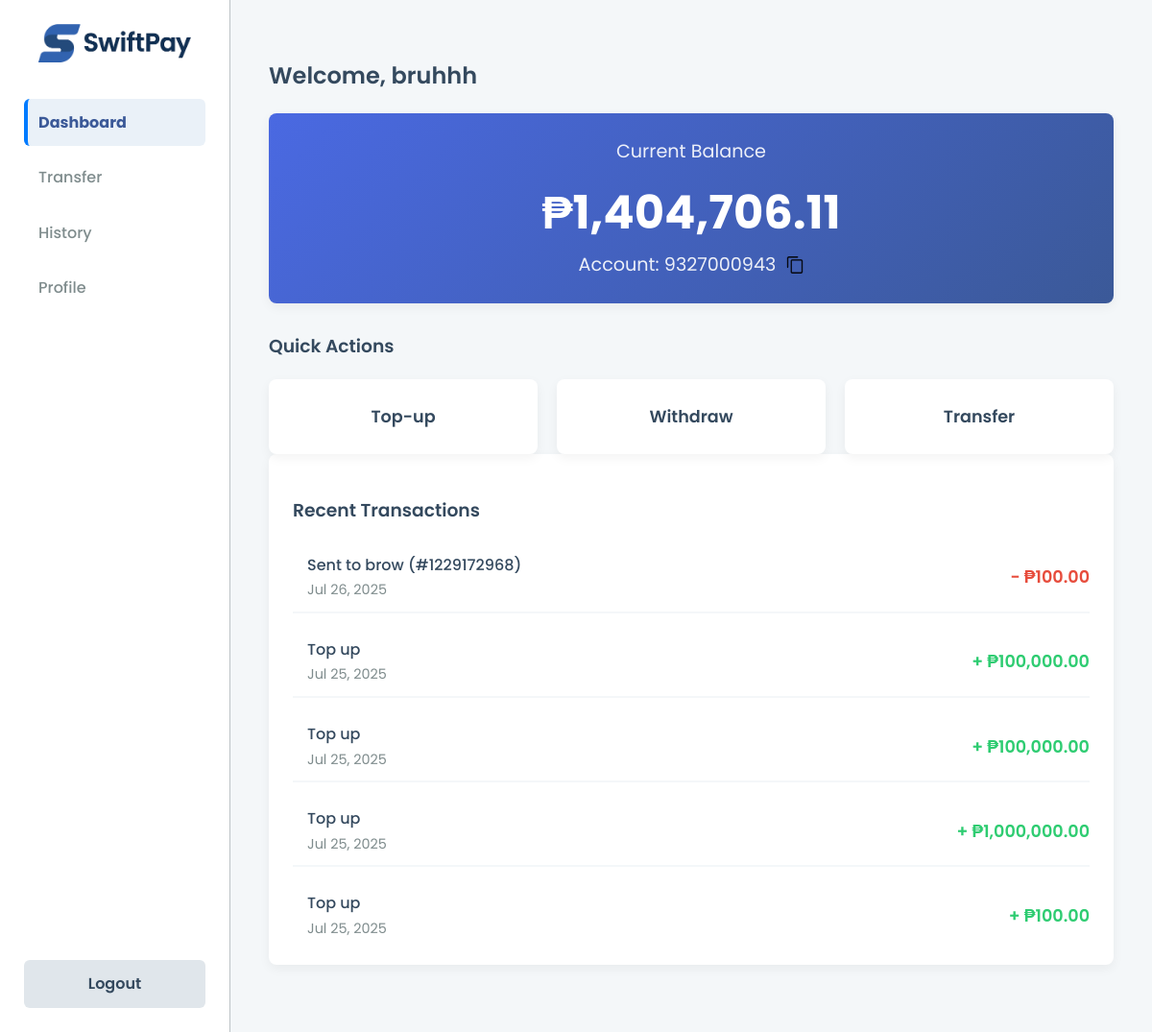
The app's page /dashboard.php (signed in) with its own data.
### tables this page shows
CREATE TABLE `users` (
  `user_id` int(11) NOT NULL,
  `full_name` varchar(100) DEFAULT NULL,
  `email` varchar(100) DEFAULT NULL,
  `password` varchar(255) DEFAULT NULL,
  `account_number` varchar(20) DEFAULT NULL,
  `balance` decimal(10,2) DEFAULT 0.00,
  `avatar` varchar(255) DEFAULT 'default.png',
  `status` enum('active','deactivated') DEFAULT 'active',
  `deleted_at` datetime DEFAULT NULL,
  `created_at` timestamp NOT NULL DEFAULT current_timestamp()
);

CREATE TABLE `transactions` (
  `transaction_id` int(11) NOT NULL,
  `user_id` int(11) NOT NULL,
  `transaction_type` varchar(255) DEFAULT NULL,
  `amount` decimal(10,2) NOT NULL,
  `related_user_id` int(11) DEFAULT NULL,
  `created_at` timestamp NOT NULL DEFAULT current_timestamp()
);

### dashboard.php (the view, shortened to what this page needs)
<?php
include 'connect.php';
$user_id = $_SESSION['user_id'];
$stmt = $conn->prepare("SELECT full_name, account_number, balance FROM users WHERE user_id = ?");
$stmt->bind_param("i", $user_id);
$stmt->execute();
$result = $stmt->get_result();
$user = $result->fetch_assoc();
$full_name = $user['full_name'];
$account_number = $user['account_number'];
$balance = $user['balance'];
$history_stmt = $conn->prepare("
    SELECT t.created_at, t.transaction_type, t.amount, t.user_id,
            u.full_name as related_name, u.account_number as related_acc
    FROM transactions t
    LEFT JOIN users u ON t.related_user_id = u.user_id
    WHERE t.user_id = ? OR t.related_user_id = ?
    ORDER BY t.created_at DESC
    LIMIT 5
");
$history_stmt->bind_param("ii", $user_id, $user_id);
$history_stmt->execute();
$history_result = $history_stmt->get_result();
?>
<!DOCTYPE html>
<html>
<head>
    <link rel="stylesheet" href="styles.css">
</head>
<body>
<div class="app-container">
    <div class="sidebar">
        <div class="logo">
            <a href="dashboard.php">
                <img src="icons/SwiftPay-trimmed.png" alt="SwiftPay Logo">
            </a>
        </div>
        <nav class="sidebar-nav">
            <a href="dashboard.php" class="active">Dashboard</a>
            <a href="transfer.php">Transfer</a>
            <a href="history.php">History</a>
            <a href="profile.php">Profile</a>
        </nav>
        <a href="logout.php" class="btn btn-secondary logout-btn">Logout</a>
    </div>
    <div class="main-content">
        <h2>Welcome, <?= htmlspecialchars($full_name) ?></h2>
        <div class="card balance-card">
            <p>Current Balance</p>
            <h1>₱<?= number_format($balance, 2) ?></h1>
            <p>Account: <?= htmlspecialchars($account_number) ?> <button onclick="copyToClipboard('accNum')" class="icon-button" id="accNumContainer"><span id="accNum" style="display:none;"><?= htmlspecialchars($account_number) ?></span><img src="icons/copy-link-icon.png" alt="Copy" class="copy-icon"></button></p>
        </div>
        <h3>Quick Actions</h3>
        <div class="quick-actions">
            <a href="topup.php" class="action-card">Top-up</a>
            <a href="withdraw.php" class="action-card">Withdraw</a>
            <a href="transfer.php" class="action-card">Transfer</a>
        </div>
        <div class="card">
            <h3>Recent Transactions</h3>
            <div class="recent-transactions-list">
                <?php if ($history_result->num_rows > 0): ?>
                    <?php while ($row = $history_result->fetch_assoc()): ?>
                        <div class="transaction-item">
                            <div class="transaction-details">
                                <span class="transaction-desc">
                                    <?php
                                        if ($row['transaction_type'] === 'transfer') {
                                            if ($row['user_id'] == $user_id) {
                                                echo "Sent to " . htmlspecialchars($row['related_name']) . " (#" . htmlspecialchars($row['related_acc']) . ")";
                                            } else {
                                                echo "Received from " . htmlspecialchars($row['related_name']) . " (#" . htmlspecialchars($row['related_acc']) . ")";
                                            }
                                        } else {
                                            echo ucfirst(str_replace('-', ' ', $row['transaction_type']));
                                        }
                                    ?>
                                </span>
                                <span class="transaction-date"><?= date("M d, Y", strtotime($row['created_at'])) ?></span>
                            </div>
                            <div class="transaction-amount
                                <?php
                                    $is_credit = ($row['transaction_type'] === 'top-up' || ($row['transaction_type'] === 'transfer' && $row['user_id'] != $user_id));
                                    echo $is_credit ? 'amount-credit' : 'amount-debit';
                                ?>">
                                <?= ($is_credit ? '+ ' : '- ') ?>₱<?= number_format($row['amount'], 2) ?>
                            </div>
                        </div>
                    <?php endwhile; ?>
                <?php else: ?>
                    <p>No recent transactions to show.</p>
                <?php endif; ?>
            </div>
        </div>
    </div>
</div>
</body>
</html>

### styles.css (style rules this page uses)
:root { --primary-blue: #3B5998; --primary-blue-dark: #357ABD; --success-green: #2ECC71; --action-red: #E74C3C; --dark-text: #34495E; --secondary-text: #7f8c8d; --border-color: #BDC3C7; --background-light: #F4F7F9; --white: #FFFFFF; --accent-blue: #007BFF; }
body { font-family: 'Poppins', sans-serif; background-color: var(--background-light); color: var(--dark-text); margin: 0; padding: 0; line-height: 1.6; }
h2, h3 { color: var(--dark-text); font-weight: 600; }
a { color: var(--primary-blue); text-decoration: none; }
.app-container { display: flex; min-height: 100vh; }
.sidebar { position: fixed; left: 0; top: 0; height: 100%; box-sizing: border-box; width: 240px; background-color: var(--white); border-right: 1px solid var(--border-color); padding: 25px; display: flex; flex-direction: column; }
.sidebar-nav a { display: block; padding: 12px 15px; margin-bottom: 8px; border-radius: 6px; font-weight: 500; color: var(--secondary-text); transition: background-color 0.2s, color 0.2s; }
.sidebar-nav a.active { background-color: #eaf1f8; color: var(--primary-blue); font-weight: 700; border-left: 4px solid var(--accent-blue); padding-left: 11px; }
.sidebar .logout-btn { margin-top: auto; }
.main-content { flex-grow: 1; padding: 40px; margin-left: 240px; }
.card { background-color: var(--white); padding: 25px; border-radius: 8px; box-shadow: 0 4px 12px rgba(0,0,0,0.05); margin-bottom: 30px; }
.btn { padding: 12px 20px; border: none; border-radius: 6px; font-weight: 600; font-size: 1em; cursor: pointer; text-decoration: none; display: inline-block; transition: background-color 0.3s, transform 0.1s; text-align: center; }
.btn-secondary { background-color: #e0e6eb; color: var(--dark-text); }
.icon-button { background: none; border: none; padding: 0; cursor: pointer; vertical-align: middle; }
.copy-icon { width: 18px; height: 18px; margin-left: 6px; vertical-align: middle; }
.balance-card { text-align: center; background: linear-gradient(135deg, #4A69E2, #3B5998); color: white; }
.balance-card p { font-size: 1.2em; margin: 0; opacity: 0.9; }
.balance-card h1 { font-size: 3em; margin: 10px 0 0 0; color: white; }
.quick-actions { display: grid; grid-template-columns: repeat(auto-fit, minmax(150px, 1fr)); gap: 20px; }
.action-card { background-color: var(--white); padding: 25px; text-align: center; border-radius: 8px; box-shadow: 0 4px 12px rgba(0,0,0,0.05); font-size: 1.1em; font-weight: 600; text-decoration: none; color: var(--dark-text); transition: transform 0.2s, box-shadow 0.2s; }
.amount-credit { color: var(--success-green); font-weight: 600; }
.amount-debit { color: var(--action-red); font-weight: 600; }
.recent-transactions-list { display: flex; flex-direction: column; gap: 15px; }
.transaction-item { display: flex; align-items: center; padding: 10px 0; border-bottom: 2px solid var(--background-light); }
.transaction-item:last-child { border-bottom: none; padding-bottom: 0; }
.transaction-details { flex-grow: 1; margin-left: 15px; }
.transaction-desc { font-weight: 500; display: block; }
.transaction-date { font-size: 0.9em; color: var(--secondary-text); }
.transaction-amount { font-weight: 600; font-size: 1.1em; }
.logo { text-align: center; margin-bottom: 30px; }
.logo img { height: auto; max-width: 100%; }
.sidebar .logo { margin-top: 0; padding: 0 10px; }
.sidebar .logo img { max-height: 40px; }

### records on screen
users: full_name "bruhhh", balance "1,404,706.11", account_number "9327000943"
transactions: related_user.full_name "brow", related_user.account_number "1229172968", created_at "Jul 26, 2025", amount "100.00"
transactions: transaction_type "Top up", created_at "Jul 25, 2025", amount "100,000.00"
transactions: transaction_type "Top up", created_at "Jul 25, 2025", amount "100,000.00"
transactions: transaction_type "Top up", created_at "Jul 25, 2025", amount "1,000,000.00"
transactions: transaction_type "Top up", created_at "Jul 25, 2025", amount "100.00"
